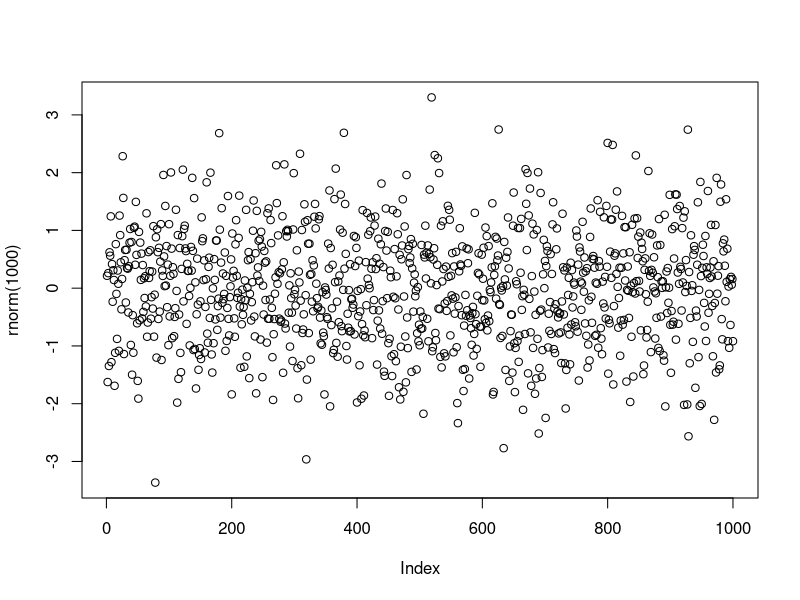
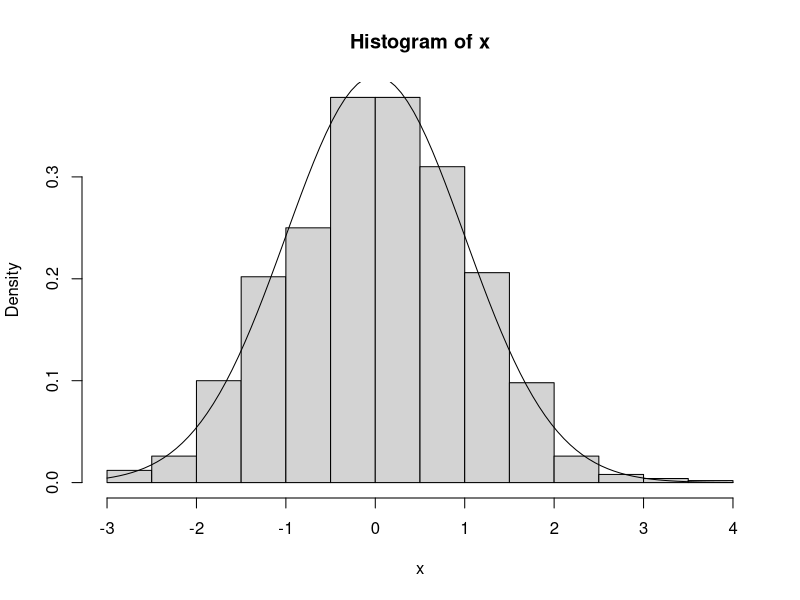

Write R code to recreate these figures, in order. (Note: this script raises an error after producing the figures.)
install.packages("readxl")
library("readxl")

#just some test commands
plot(rnorm(1000))
x <- rnorm(1000)
hist(x,freq=F)
curve(dnorm(x), add=T)

# make surey data are placed in the right directory
getwd()

# read in StepcOunter data
my.StepCounterData <- read.table("./DataGroupedBySensor/StepCounter.csv", sep=",")
my.StepCounterData
summary(my.StepCounterData)
head(my.StepCounterData)
plot(my.StepCounterData)

# read in SteDetector data TODO xlsx
my.StepDetectorData <- read.table("./DataGroupedBySensor/Stepdetector.csv", sep=",")
head(my.StepDetectorData)
plot(my.StepDetectorData)

#read in AccelerometerSensor TODO xlsx
my.AccellerationData <- read_excel("./DataGroupedBySensor/AccelerometerSensor.xlsx")
head(my.AccellerationData)

#normalize timestemp
mt <- min(my.AccellerationData$timestamp)
my.AccellerationData$timestamp <- my.AccellerationData$timestamp - mt
head(my.AccellerationData)

#compute vecot sum of acceleration vecotrs
my.AccellerationData$mag = sqrt(as.numeric(my.AccellerationData$x)^2 + as.numeric(my.AccellerationData$y)^2 + as.numeric(my.AccellerationData$z)^2)
head(my.AccellerationData)

#parse vector values to numerics
my.AccellerationData$x = as.numeric(my.AccellerationData$x)
my.AccellerationData$y = as.numeric(my.AccellerationData$y)
my.AccellerationData$z = as.numeric(my.AccellerationData$z)

#plot all
plot(my.AccellerationData$timestamp/1000, my.AccellerationData$mag, type="l",xlab="Seconds", ylab="Acceleration Magnitude")



#compute mean and variance for both conditions
mean(my.AccellerationData[my.AccellerationData$StatusID==21,]$mag)
mean(my.AccellerationData[my.AccellerationData$StatusID==22,]$mag)
var(my.AccellerationData[my.AccellerationData$StatusID==21,]$mag)
var(my.AccellerationData[my.AccellerationData$StatusID==22,]$mag)

#meanfor vertical acceleration (z)
mean(my.AccellerationData[my.AccellerationData$StatusID==20,]$z)
mean(my.AccellerationData[my.AccellerationData$StatusID==21,]$z)
mean(my.AccellerationData[my.AccellerationData$StatusID==22,]$z)
mean(my.AccellerationData[my.AccellerationData$StatusID==23,]$z)
# working hypothesis derivable: vertical acceleration is lower in cycling


# TODO devide and group walking cand cyling data groups


